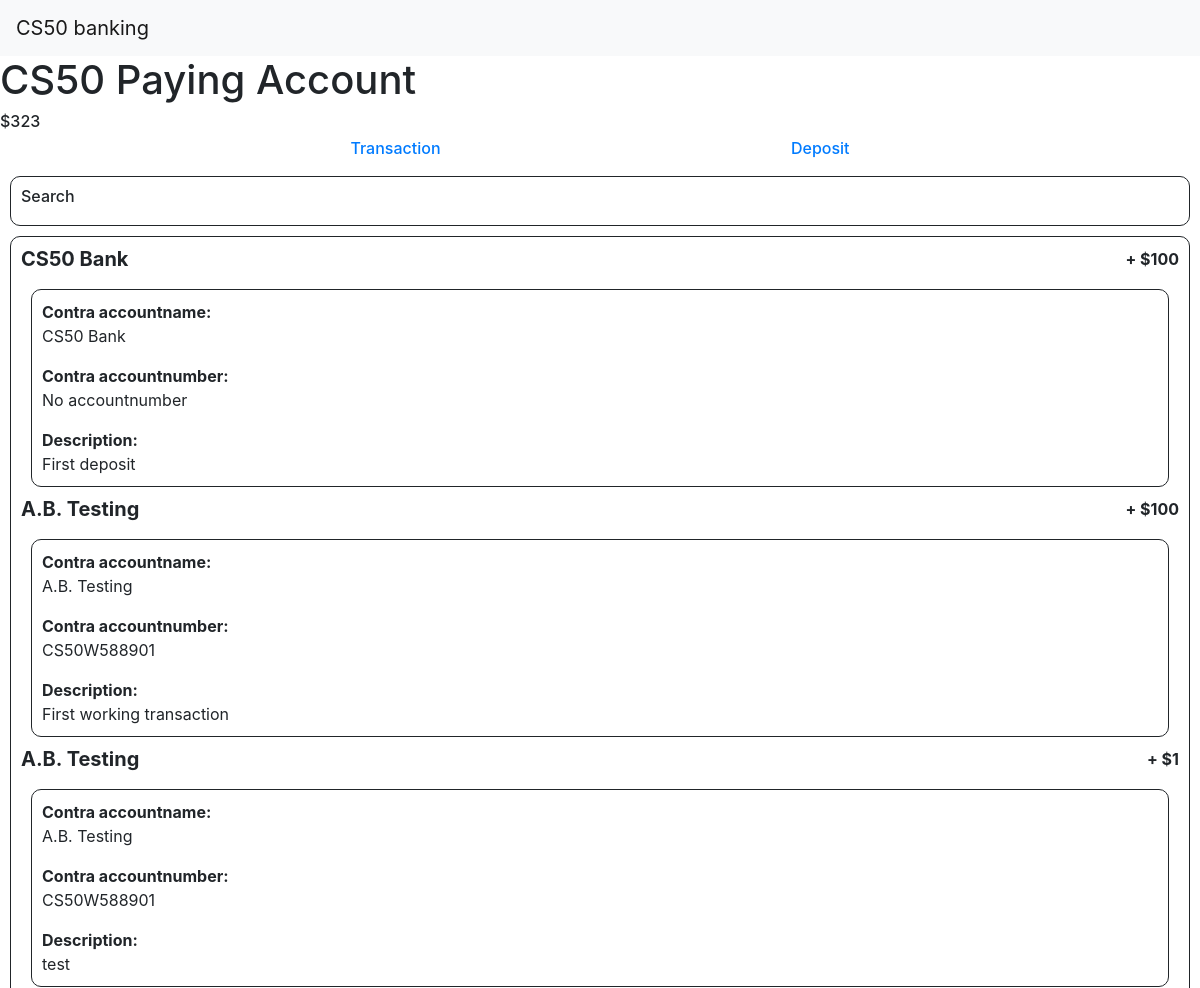
Page /account/8 (upper part) on the earlier database version.
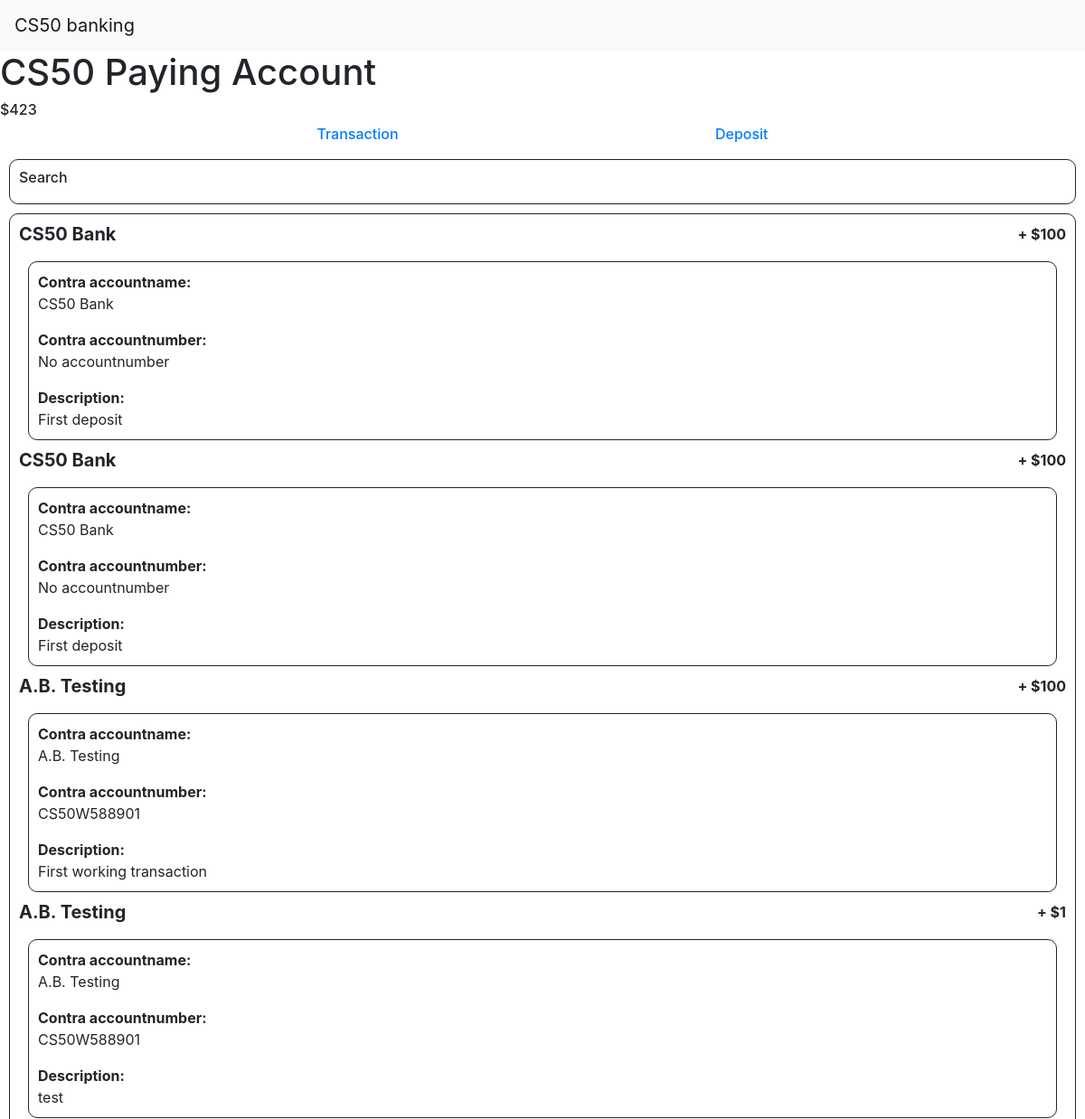
Same page on the later database version.
### bank/models.py (models this page shows, shortened)
class Bankaccount(models.Model):
    holder = models.ManyToManyField('User', blank=False, related_name="account")
    name = models.CharField(max_length=50)
    number = models.CharField(max_length=18, unique=True)
    amount = models.IntegerField()
    type = models.CharField(max_length=4)
    interest = models.IntegerField()

class Transaction(models.Model):
    description = models.CharField(max_length=100)
    sender = models.ForeignKey('Bankaccount', on_delete=models.PROTECT, blank=True, null=True, related_name="send_transaction")
    receiver = models.ForeignKey('Bankaccount', on_delete=models.PROTECT, related_name="receive_transaction")
    amount = models.IntegerField()
    date = models.DateTimeField()

class User(AbstractUser):
    def __str__(self):
        return f"{self.first_name} {self.last_name}"

### bank/views.py (the view)
# urls.py: path("account/<int:id>", views.account, name="account"),
def account(request, id):
    account = Bankaccount.objects.get(pk=id)
    send_list = account.send_transaction.all()
    receive_list = account.receive_transaction.all()
    transaction_list = send_list | receive_list
    return render(request, "bank/account.html", {
        "account": account,
        "transactions": transaction_list.order_by("-date").all()
    })

### bank/templates/bank/account.html (shortened to what this page needs)
{% extends "bank/layout.html" %}
{% load static %}
{% block body %}
    <div>
        <h1>{{ account.name }}</h1>
        <h6>${{ account.amount }}</h6>
    </div>
    <div id="account_actions">
        <a id="account_transaction" href="{% url 'transaction' %}"><h6>Transaction</h6></a>
        <a id="account_deposit" href="{% url 'deposit' %}"><h6>Deposit</h6></a>
    </div>
    <div id="account_search">
        <h6>Search</h6>
    </div>
    <div id="account_transactions">
        {% for transaction in transactions %}
            <div class="transaction_flex" id="transaction{{ transaction.id }}">
                {% if transaction.sender == none %}
                    <h5><b>CS50 Bank</b></h5>
                {% elif account == transaction.sender %}
                    <h5><b>{{ transaction.receiver.holder.first }}</b></h5>
                {% elif account == transaction.receiver %}
                    <h5><b>{{ transaction.sender.holder.first }}</b></h5>
                {% endif %}
                {% if account == transaction.sender %}
                    <b>- ${{ transaction.amount }}</b>
                {% elif account == transaction.receiver %}
                    <b>+ ${{ transaction.amount }}</b>
                {% endif %}
            </div>
            <div class="transaction_extra" id="transaction_extra{{ transaction.id }}">
                <p>
                    <b>Contra accountname:</b><br>
                    {% if transaction.sender == none %}
                        <span>CS50 Bank</span>
                    {% elif account == transaction.sender %}
                        <span>{{ transaction.sender.holder.first }}</span>
                    {% elif account == transaction.receiver %}
                        <span>{{ transaction.receiver.holder.first }}</span>
                    {% endif %}
                </p>
                <p>
                    <b>Contra accountnumber:</b><br>
                    {% if transaction.sender == none %}
                        <span>No accountnumber</span>
                    {% elif account == transaction.sender %}
                        <span>{{ transaction.sender.number }}</span>
                    {% elif account == transaction.receiver %}
                        <span>{{ transaction.receiver.number }}</span>
                    {% endif %}
                </p>
                <div>
                    <b>Description:</b><br>
                    <span>{{ transaction.description }}</span>
                </div>
            </div>
        {% endfor %}
    </div>
{% endblock%}

Differences in the rows shown:
changed Bankaccount "CS50 Paying Account": amount "323" → "423"
added Transaction: shows "CS50 Bank", shows "No accountnumber"
